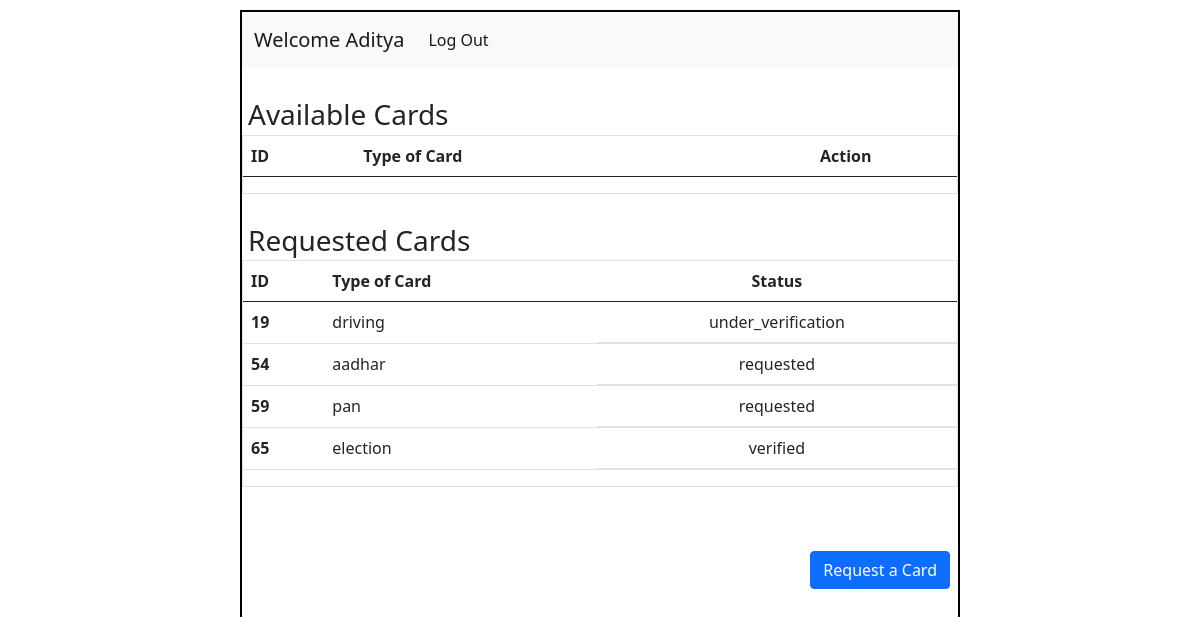
Screenshot of /home/4 with the database file from the repository.
### application/models.py (models this page shows)
class User(db.Model):
    id = db.Column(db.Integer(),primary_key = True)
    username = db.Column(db.String(),unique=True,nullable = False)
    email = db.Column(db.String(),unique = True, nullable = False)
    password = db.Column(db.String(),nullable= False)
    type = db.Column(db.String(),default ="general")
    details = db.relationship("Info",backref = "creator")

class Info(db.Model):
    id = db.Column(db.Integer(),primary_key= True)
    atr_name = db.Column(db.String(), nullable=False)
    atr_value = db.Column(db.String(),nullable = False)
    c_name = db.Column(db.String(),nullable = False)
    user_id = db.Column(db.Integer(),db.ForeignKey("user.id"),nullable= False)

### application/controllers.py (the view)
@app.route("/home/<int:user_id>")
def user_dash(user_id):
    this_user = User.query.filter_by(id=user_id).first()
    return render_template("user_dash.html",this_user=this_user)

### templates/user_dash.html (shortened to what this page needs)
<!DOCTYPE html>
<html lang="en">
<head>
    <link rel="stylesheet" href="/static/style.css">
    <link href="https://cdn.jsdelivr.net/npm/bootstrap@5.0.2/dist/css/bootstrap.min.css" rel="stylesheet">
</head>
<body>
    <div id="main">
        <div id="canvas">
            <nav class="navbar navbar-expand-lg navbar-light bg-light">
                <div class="container-fluid">
                  <a class="navbar-brand" href="#">Welcome {{this_user.username}}</a>
                  <div class="collapse navbar-collapse" id="navbarSupportedContent">
                    <ul class="navbar-nav me-auto mb-2 mb-lg-0">
                      <li class="nav-item">
                        <a class="nav-link active" aria-current="page" href="/login">Log Out</a>
                      </li>
                    </ul>
                  </div>
                </div>
            </nav>
            <div id="content">
                <h3 class="headings">Available Cards</h3>
                <div class="table border">
                    <table class="table">
                        <thead>
                          <tr>
                            <th scope="col">ID</th>
                            <th scope="col">Type of Card</th>
                            <th scope="col" class="text-center">Action</th>
                          </tr>
                        </thead>
                      </table>
                </div>
                <h3 class="headings">Requested Cards</h3>
                <div class="table border">
                    <table class="table ">
                        <thead>
                          <tr>
                            <th scope="col">ID</th>
                            <th scope="col">Type of Card</th>
                            <th scope="col" class="text-center">Status</th>
                          </tr>
                        </thead>
                        <tbody>
                          {% for info in this_user.details %}
                            {% if info.atr_name == "status" %}
                              <tr>
                                <th scope="row">{{info.id}}</th>
                                <td>{{info.c_name}}</td>
                                <td class="d-flex justify-content-center">{{info.atr_value}}</td>
                              </tr>
                            {% endif %}
                          {% endfor %}
                        </tbody>
                      </table>
                </div>
                <div class="text-end">
                    <a href="/request_card/{{this_user.id}}" type="button" class="btn btn-primary mx-2 my-5">Request a Card</a>
                </div>
            </div>
        </div>
    </div>
</body>
</html>

### static/style.css (style rules this page uses)
* { margin:0px; }
#main { margin-top: 10px; }
#canvas { border:2px solid black; margin-top: 10px; }
#canvas { width: 60%; margin: auto; height:800px; }
.headings { margin:3px; padding-left:3px ; margin-top: 30px; }

### rows the page displays
User: username "Aditya"
Info: id "19", c_name "driving", atr_value "under_verification"
Info: id "54", c_name "aadhar", atr_value "requested"
Info: id "59", c_name "pan", atr_value "requested"
Info: id "65", c_name "election", atr_value "verified"
